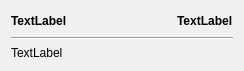
<?xml version="1.0" encoding="UTF-8"?>
<ui version="4.0">
 <class>busConnectionWidget</class>
 <widget class="QWidget" name="busConnectionWidget">
  <property name="geometry">
   <rect>
    <x>0</x>
    <y>0</y>
    <width>244</width>
    <height>67</height>
   </rect>
  </property>
  <property name="palette">
   <palette>
    <active>
     <colorrole role="WindowText">
      <brush brushstyle="SolidPattern">
       <color alpha="255">
        <red>0</red>
        <green>0</green>
        <blue>0</blue>
       </color>
      </brush>
     </colorrole>
     <colorrole role="Button">
      <brush brushstyle="SolidPattern">
       <color alpha="255">
        <red>255</red>
        <green>255</green>
        <blue>255</blue>
       </color>
      </brush>
     </colorrole>
     <colorrole role="Light">
      <brush brushstyle="SolidPattern">
       <color alpha="255">
        <red>255</red>
        <green>255</green>
        <blue>255</blue>
       </color>
      </brush>
     </colorrole>
     <colorrole role="Midlight">
      <brush brushstyle="SolidPattern">
       <color alpha="255">
        <red>255</red>
        <green>255</green>
        <blue>255</blue>
       </color>
      </brush>
     </colorrole>
     <colorrole role="Dark">
      <brush brushstyle="SolidPattern">
       <color alpha="255">
        <red>127</red>
        <green>127</green>
        <blue>127</blue>
       </color>
      </brush>
     </colorrole>
     <colorrole role="Mid">
      <brush brushstyle="SolidPattern">
       <color alpha="255">
        <red>170</red>
        <green>170</green>
        <blue>170</blue>
       </color>
      </brush>
     </colorrole>
     <colorrole role="Text">
      <brush brushstyle="SolidPattern">
       <color alpha="255">
        <red>0</red>
        <green>0</green>
        <blue>0</blue>
       </color>
      </brush>
     </colorrole>
     <colorrole role="BrightText">
      <brush brushstyle="SolidPattern">
       <color alpha="255">
        <red>255</red>
        <green>255</green>
        <blue>255</blue>
       </color>
      </brush>
     </colorrole>
     <colorrole role="ButtonText">
      <brush brushstyle="SolidPattern">
       <color alpha="255">
        <red>0</red>
        <green>0</green>
        <blue>0</blue>
       </color>
      </brush>
     </colorrole>
     <colorrole role="Base">
      <brush brushstyle="SolidPattern">
       <color alpha="255">
        <red>255</red>
        <green>255</green>
        <blue>255</blue>
       </color>
      </brush>
     </colorrole>
     <colorrole role="Window">
      <brush brushstyle="SolidPattern">
       <color alpha="255">
        <red>255</red>
        <green>255</green>
        <blue>255</blue>
       </color>
      </brush>
     </colorrole>
     <colorrole role="Shadow">
      <brush brushstyle="SolidPattern">
       <color alpha="255">
        <red>0</red>
        <green>0</green>
        <blue>0</blue>
       </color>
      </brush>
     </colorrole>
     <colorrole role="AlternateBase">
      <brush brushstyle="SolidPattern">
       <color alpha="255">
        <red>255</red>
        <green>255</green>
        <blue>255</blue>
       </color>
      </brush>
     </colorrole>
     <colorrole role="ToolTipBase">
      <brush brushstyle="SolidPattern">
       <color alpha="255">
        <red>255</red>
        <green>255</green>
        <blue>220</blue>
       </color>
      </brush>
     </colorrole>
     <colorrole role="ToolTipText">
      <brush brushstyle="SolidPattern">
       <color alpha="255">
        <red>0</red>
        <green>0</green>
        <blue>0</blue>
       </color>
      </brush>
     </colorrole>
    </active>
    <inactive>
     <colorrole role="WindowText">
      <brush brushstyle="SolidPattern">
       <color alpha="255">
        <red>0</red>
        <green>0</green>
        <blue>0</blue>
       </color>
      </brush>
     </colorrole>
     <colorrole role="Button">
      <brush brushstyle="SolidPattern">
       <color alpha="255">
        <red>240</red>
        <green>240</green>
        <blue>240</blue>
       </color>
      </brush>
     </colorrole>
     <colorrole role="Light">
      <brush brushstyle="SolidPattern">
       <color alpha="255">
        <red>255</red>
        <green>255</green>
        <blue>255</blue>
       </color>
      </brush>
     </colorrole>
     <colorrole role="Midlight">
      <brush brushstyle="SolidPattern">
       <color alpha="255">
        <red>227</red>
        <green>227</green>
        <blue>227</blue>
       </color>
      </brush>
     </colorrole>
     <colorrole role="Dark">
      <brush brushstyle="SolidPattern">
       <color alpha="255">
        <red>160</red>
        <green>160</green>
        <blue>160</blue>
       </color>
      </brush>
     </colorrole>
     <colorrole role="Mid">
      <brush brushstyle="SolidPattern">
       <color alpha="255">
        <red>160</red>
        <green>160</green>
        <blue>160</blue>
       </color>
      </brush>
     </colorrole>
     <colorrole role="Text">
      <brush brushstyle="SolidPattern">
       <color alpha="255">
        <red>0</red>
        <green>0</green>
        <blue>0</blue>
       </color>
      </brush>
     </colorrole>
     <colorrole role="BrightText">
      <brush brushstyle="SolidPattern">
       <color alpha="255">
        <red>255</red>
        <green>255</green>
        <blue>255</blue>
       </color>
      </brush>
     </colorrole>
     <colorrole role="ButtonText">
      <brush brushstyle="SolidPattern">
       <color alpha="255">
        <red>0</red>
        <green>0</green>
        <blue>0</blue>
       </color>
      </brush>
     </colorrole>
     <colorrole role="Base">
      <brush brushstyle="SolidPattern">
       <color alpha="255">
        <red>255</red>
        <green>255</green>
        <blue>255</blue>
       </color>
      </brush>
     </colorrole>
     <colorrole role="Window">
      <brush brushstyle="SolidPattern">
       <color alpha="255">
        <red>240</red>
        <green>240</green>
        <blue>240</blue>
       </color>
      </brush>
     </colorrole>
     <colorrole role="Shadow">
      <brush brushstyle="SolidPattern">
       <color alpha="255">
        <red>105</red>
        <green>105</green>
        <blue>105</blue>
       </color>
      </brush>
     </colorrole>
     <colorrole role="AlternateBase">
      <brush brushstyle="SolidPattern">
       <color alpha="255">
        <red>245</red>
        <green>245</green>
        <blue>245</blue>
       </color>
      </brush>
     </colorrole>
     <colorrole role="ToolTipBase">
      <brush brushstyle="SolidPattern">
       <color alpha="255">
        <red>255</red>
        <green>255</green>
        <blue>220</blue>
       </color>
      </brush>
     </colorrole>
     <colorrole role="ToolTipText">
      <brush brushstyle="SolidPattern">
       <color alpha="255">
        <red>0</red>
        <green>0</green>
        <blue>0</blue>
       </color>
      </brush>
     </colorrole>
    </inactive>
    <disabled>
     <colorrole role="WindowText">
      <brush brushstyle="SolidPattern">
       <color alpha="255">
        <red>127</red>
        <green>127</green>
        <blue>127</blue>
       </color>
      </brush>
     </colorrole>
     <colorrole role="Button">
      <brush brushstyle="SolidPattern">
       <color alpha="255">
        <red>255</red>
        <green>255</green>
        <blue>255</blue>
       </color>
      </brush>
     </colorrole>
     <colorrole role="Light">
      <brush brushstyle="SolidPattern">
       <color alpha="255">
        <red>255</red>
        <green>255</green>
        <blue>255</blue>
       </color>
      </brush>
     </colorrole>
     <colorrole role="Midlight">
      <brush brushstyle="SolidPattern">
       <color alpha="255">
        <red>255</red>
        <green>255</green>
        <blue>255</blue>
       </color>
      </brush>
     </colorrole>
     <colorrole role="Dark">
      <brush brushstyle="SolidPattern">
       <color alpha="255">
        <red>127</red>
        <green>127</green>
        <blue>127</blue>
       </color>
      </brush>
     </colorrole>
     <colorrole role="Mid">
      <brush brushstyle="SolidPattern">
       <color alpha="255">
        <red>170</red>
        <green>170</green>
        <blue>170</blue>
       </color>
      </brush>
     </colorrole>
     <colorrole role="Text">
      <brush brushstyle="SolidPattern">
       <color alpha="255">
        <red>127</red>
        <green>127</green>
        <blue>127</blue>
       </color>
      </brush>
     </colorrole>
     <colorrole role="BrightText">
      <brush brushstyle="SolidPattern">
       <color alpha="255">
        <red>255</red>
        <green>255</green>
        <blue>255</blue>
       </color>
      </brush>
     </colorrole>
     <colorrole role="ButtonText">
      <brush brushstyle="SolidPattern">
       <color alpha="255">
        <red>127</red>
        <green>127</green>
        <blue>127</blue>
       </color>
      </brush>
     </colorrole>
     <colorrole role="Base">
      <brush brushstyle="SolidPattern">
       <color alpha="255">
        <red>255</red>
        <green>255</green>
        <blue>255</blue>
       </color>
      </brush>
     </colorrole>
     <colorrole role="Window">
      <brush brushstyle="SolidPattern">
       <color alpha="255">
        <red>255</red>
        <green>255</green>
        <blue>255</blue>
       </color>
      </brush>
     </colorrole>
     <colorrole role="Shadow">
      <brush brushstyle="SolidPattern">
       <color alpha="255">
        <red>0</red>
        <green>0</green>
        <blue>0</blue>
       </color>
      </brush>
     </colorrole>
     <colorrole role="AlternateBase">
      <brush brushstyle="SolidPattern">
       <color alpha="255">
        <red>245</red>
        <green>245</green>
        <blue>245</blue>
       </color>
      </brush>
     </colorrole>
     <colorrole role="ToolTipBase">
      <brush brushstyle="SolidPattern">
       <color alpha="255">
        <red>255</red>
        <green>255</green>
        <blue>220</blue>
       </color>
      </brush>
     </colorrole>
     <colorrole role="ToolTipText">
      <brush brushstyle="SolidPattern">
       <color alpha="255">
        <red>0</red>
        <green>0</green>
        <blue>0</blue>
       </color>
      </brush>
     </colorrole>
    </disabled>
   </palette>
  </property>
  <property name="windowTitle">
   <string>Form</string>
  </property>
  <property name="autoFillBackground">
   <bool>true</bool>
  </property>
  <layout class="QVBoxLayout" name="verticalLayout">
   <item>
    <layout class="QHBoxLayout" name="horizontalLayout">
     <item>
      <widget class="QLabel" name="nameLabel">
       <property name="font">
        <font>
         <bold>true</bold>
        </font>
       </property>
       <property name="text">
        <string>TextLabel</string>
       </property>
      </widget>
     </item>
     <item>
      <spacer name="horizontalSpacer">
       <property name="orientation">
        <enum>Qt::Horizontal</enum>
       </property>
       <property name="sizeHint" stdset="0">
        <size>
         <width>40</width>
         <height>20</height>
        </size>
       </property>
      </spacer>
     </item>
     <item>
      <widget class="QLabel" name="comStatusLabel">
       <property name="font">
        <font>
         <bold>true</bold>
        </font>
       </property>
       <property name="text">
        <string>TextLabel</string>
       </property>
      </widget>
     </item>
    </layout>
   </item>
   <item>
    <widget class="Line" name="line">
     <property name="orientation">
      <enum>Qt::Horizontal</enum>
     </property>
    </widget>
   </item>
   <item>
    <widget class="QLabel" name="connectionPathLabel">
     <property name="text">
      <string>TextLabel</string>
     </property>
    </widget>
   </item>
  </layout>
 </widget>
 <resources/>
 <connections/>
</ui>
